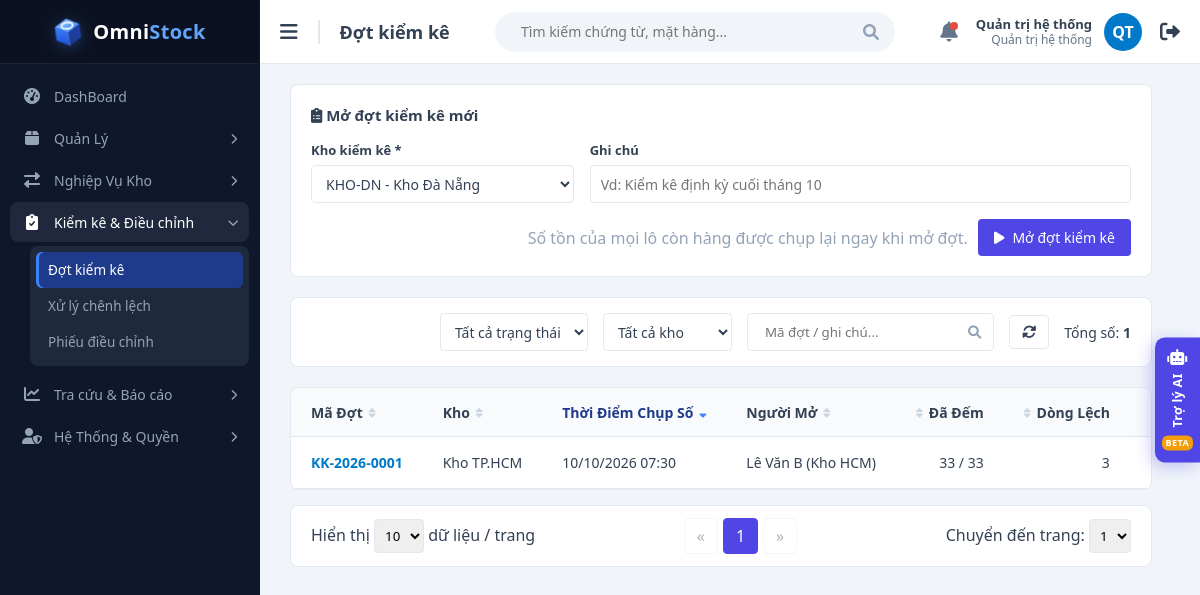
Screenshot of /views/stock_count_list.php (signed in) with the database file from the repository.
### tables this page shows
CREATE TABLE users (
  id             INT UNSIGNED AUTO_INCREMENT PRIMARY KEY,
  username       VARCHAR(50)  NOT NULL,
  password_hash  VARCHAR(255) NOT NULL,              
  full_name      VARCHAR(100) NOT NULL,
  email          VARCHAR(100) NULL,
   
  role           ENUM('ADMIN','MANAGER','STAFF') NOT NULL DEFAULT 'STAFF',
  is_active      TINYINT(1)   NOT NULL DEFAULT 1,      
   
  must_change_password TINYINT(1) NOT NULL DEFAULT 0,
  last_login_at  DATETIME     NULL,
  created_at     DATETIME     NOT NULL DEFAULT CURRENT_TIMESTAMP,
  updated_at     DATETIME     NOT NULL DEFAULT CURRENT_TIMESTAMP ON UPDATE CURRENT_TIMESTAMP,
  UNIQUE KEY uq_users_username (username),
  UNIQUE KEY uq_users_email (email)
);

CREATE TABLE stock_counts (
  id                     INT UNSIGNED AUTO_INCREMENT PRIMARY KEY,
  code                   VARCHAR(30)  NOT NULL,
  warehouse_id           INT UNSIGNED NOT NULL,
  status                 ENUM('COUNTING','APPROVED','CANCELLED') NOT NULL DEFAULT 'COUNTING',
  note                   VARCHAR(255) NULL,
  created_by             INT UNSIGNED NOT NULL,
  created_at             DATETIME     NOT NULL DEFAULT CURRENT_TIMESTAMP,   
  approved_by            INT UNSIGNED NULL,
  approved_at            DATETIME     NULL,
  adjustment_voucher_id  INT UNSIGNED NULL,           
  UNIQUE KEY uq_sc_code (code),
  UNIQUE KEY uq_sc_adj_voucher (adjustment_voucher_id),
  KEY idx_sc_wh_status (warehouse_id, status),
  CONSTRAINT fk_sc_wh       FOREIGN KEY (warehouse_id)          REFERENCES warehouses(id),
  CONSTRAINT fk_sc_creator  FOREIGN KEY (created_by)            REFERENCES users(id),
  CONSTRAINT fk_sc_approver FOREIGN KEY (approved_by)           REFERENCES users(id),
  CONSTRAINT fk_sc_voucher  FOREIGN KEY (adjustment_voucher_id) REFERENCES vouchers(id),
  CONSTRAINT ck_sc_approval CHECK (
       status <> 'APPROVED' OR (approved_by IS NOT NULL AND approved_at IS NOT NULL)
  )
);

CREATE TABLE warehouses (
  id          INT UNSIGNED AUTO_INCREMENT PRIMARY KEY,
  code        VARCHAR(20)  NOT NULL,
  name        VARCHAR(100) NOT NULL,
  address     VARCHAR(255) NULL,
  is_active   TINYINT(1)   NOT NULL DEFAULT 1,
   
  is_transit  TINYINT(1)   NOT NULL DEFAULT 0,
  created_at  DATETIME     NOT NULL DEFAULT CURRENT_TIMESTAMP,
   
   
  name_key    VARCHAR(100) AS (LOWER(name)) PERSISTENT,
  UNIQUE KEY uq_warehouses_code (code),
  UNIQUE KEY uq_warehouses_name (name_key)
);

### views/stock_count_list.php (the view, shortened to what the rows shown need)
<?php
require_once __DIR__ . '/../functions/db_connection.php';
require_once __DIR__ . '/../functions/helpers.php';
require_once __DIR__ . '/../functions/auth.php';
require_once __DIR__ . '/../functions/voucher_functions.php';
require_once __DIR__ . '/../functions/stock_count_functions.php';
$user = requireLogin('../');
[$keyword, $pageSize, $page] = readListParams();
$filters = [
    'keyword'      => $keyword,
    'status'       => in_array($_GET['status'] ?? '', ['COUNTING', 'APPROVED', 'CANCELLED'], true) ? $_GET['status'] : '',
    'warehouse_id' => (int) ($_GET['warehouse'] ?? 0),
];
$sort = readSort(STOCK_COUNT_SORT_COLUMNS, 'created', 'desc');
$counts      = [];
try {
    $pdo         = getDbConnection();
    $totalCounts = countStockCounts($pdo, $filters, $user['warehouses']);
    $totalPages  = max(1, (int) ceil($totalCounts / $pageSize));
    $page        = min($page, $totalPages);
    $counts      = getStockCounts($pdo, $filters, $user['warehouses'], $pageSize, ($page - 1) * $pageSize, $sort);
} catch (PDOException $e) {
    $totalPages = 1;
    $dbError    = 'Không thể tải dữ liệu: ' . $e->getMessage();
}
$pageTitle  = $filters['status'] === 'COUNTING' ? 'Xử lý chênh lệch kiểm kê' : 'Đợt kiểm kê';
$basePath   = '../';
require __DIR__ . '/layout/header.php';
?>
            <div class="table-container">
                <table class="nowrap-table">
                    <thead>
                        <tr>
                            <?= sortHeader('Mã Đợt', 'code', $sort) ?>
                            <?= sortHeader('Kho', 'warehouse', $sort) ?>
                            <?= sortHeader('Thời Điểm Chụp Số', 'created', $sort, '', 'desc') ?>
                            <?= sortHeader('Người Mở', 'creator', $sort) ?>
                            <?= sortHeader('Đã Đếm', 'counted', $sort, 'text-right', 'desc') ?>
                            <?= sortHeader('Dòng Lệch', 'diffs', $sort, 'text-right', 'desc') ?>
                            <th>Phiếu Điều Chỉnh</th>
                        </tr>
                    </thead>
                    <tbody>
                        <?php foreach ($counts as $count): ?>
                            <tr>
                                <td><a class="link-strong" href="stock_count_detail.php?id=<?= (int) $count['id'] ?>"><?= e($count['code']) ?></a></td>
                                <td><?= e($count['warehouse_name']) ?></td>
                                <td><?= e(date('d/m/Y H:i', strtotime($count['created_at']))) ?></td>
                                <td><?= e($count['creator_name']) ?></td>
                                <td class="text-right"><?= (int) $count['counted_count'] ?> / <?= (int) $count['line_count'] ?></td>
                                <td class="text-right"><?= (int) $count['diff_count'] ?></td>
                                <td>
                                    <?php if ($count['adjustment_code']): ?>
                                        <a class="link-strong" href="voucher_detail.php?id=<?= (int) $count['adjustment_voucher_id'] ?>"><?= e($count['adjustment_code']) ?></a>
                                    <?php else: ?>
                                        <span class="muted">—</span>
                                    <?php endif; ?>
                                </td>
                            </tr>
                        <?php endforeach; ?>
                    </tbody>
                </table>
            </div>
<?php require __DIR__ . '/layout/footer.php'; ?>

### views/layout/header.php (shortened to what the rows shown need)
<!DOCTYPE html>
<html lang="vi">
<head>
    <link href="https://cdnjs.cloudflare.com/ajax/libs/font-awesome/6.0.0/css/all.min.css" rel="stylesheet">
    <link href="<?= e(asset($basePath, 'css/style.css')) ?>" rel="stylesheet">
</head>
<body>
    <div class="main-content">
        <div class="top-navbar">
            <div class="nav-left">
                <h2 class="page-title-nav"><?= e($pageTitle) ?></h2>
            </div>
            <div class="nav-right">
                <a class="user-link" href="<?= $basePath ?>views/change_password.php" title="<?= e($user['username']) ?> · Đổi mật khẩu">
                    <div class="user-info">
                        <strong><?= e($user['full_name']) ?></strong>
                        <span><?= e(roleLabel($user['role'])) ?></span>
                    </div>
                    <div class="avatar"><?= e(userInitials($user['full_name'])) ?></div>
                </a>
            </div>
        </div>
        <div class="content-body">

### rows the page displays
users: full_name "Quản trị hệ thống", role "Quản trị hệ thống", full_name "QT"
stock_counts: code "KK-2026-0001", warehouse.name "Kho TP.HCM", created_at "10/10/2026 07:30", created_by.full_name "Lê Văn B (Kho HCM)", counted_count "33", line_count "33", diff_count "3"

### other values shown
$menuGroup['label'] "Quản Lý"
$menuGroup['label'] "Nghiệp Vụ Kho"
$menuGroup['label'] "Kiểm kê & Điều chỉnh"
$menuLabel "Đợt kiểm kê"
$menuLabel "Xử lý chênh lệch"
$menuLabel "Phiếu điều chỉnh"
$menuGroup['label'] "Tra cứu & Báo cáo"
$menuGroup['label'] "Hệ Thống & Quyền"
$pageTitle "Đợt kiểm kê"
$totalCounts "1"
$label "Mã Đợt Kho Thời Điểm Chụp Số Người Mở Đã Đếm Dòng Lệch"
form field warehouse_id "KHO-DN - Kho Đà Nẵng"
form field value "10"
form field value "1"
